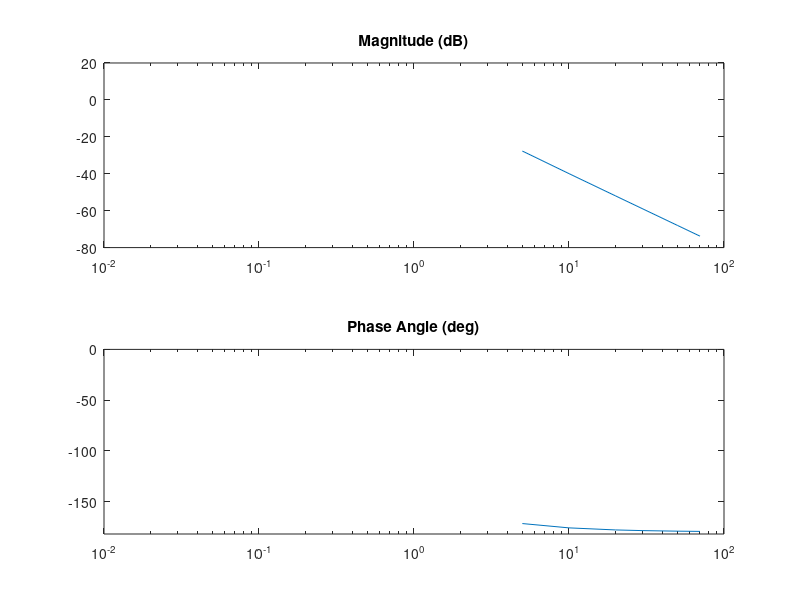
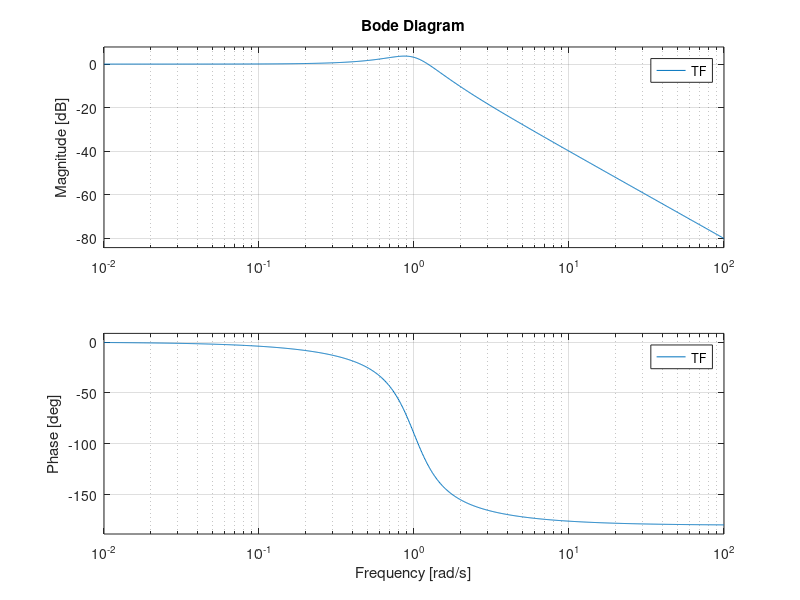
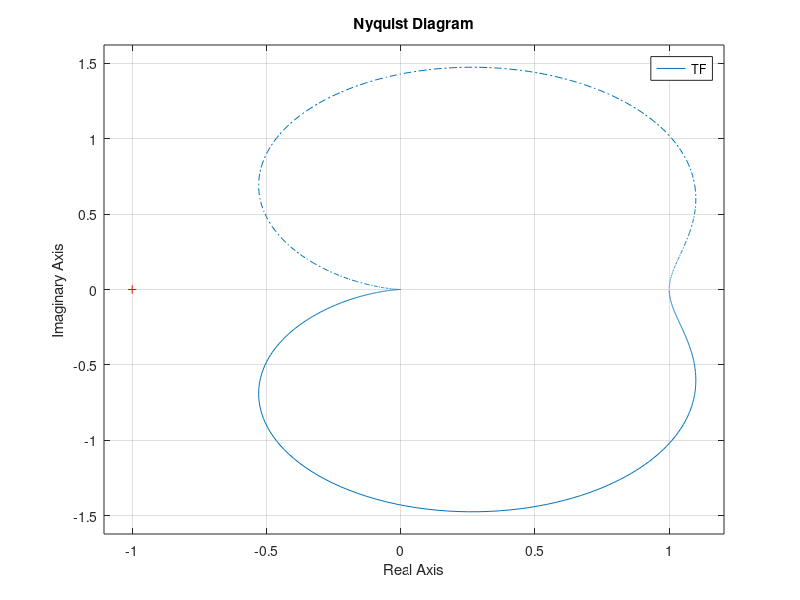

MATLAB code for these plots, in order:
clear; clc; 

%%% Part A: Calculate Frequency Response

W = [0 5 10 20 30 50 70 inf];

for i = 1:length(W)
   
    w = W(i);
    
m(i) = sqrt(1/((1-w^2).^2+(0.7*w).^2));

mdb(i) = 20*log10(m(i));

phi(i) = -(pi+atan(0.7*w/(1-w.^2)));

end

for i = 1:length(W)
    
    phideg(i) = rad2deg(phi(i));
    
end

mat2(:,1)= W';
mat2(:,2)= m';
mat2(:,3)= mdb';
mat2(:,4)= phideg';

tab = ('  w (rad/s)   m        mdB      phi (deg)');

disp(tab)
disp(mat2)


%% Part B: Plot the Results in Polar Form

figure(1)
subplot(2,1,1)
semilogx(W,mdb)
axis([1e-2 1e2 -80 20])
title('Magnitude (dB)')

subplot(2,1,2)
semilogx(W,phideg)
axis([1e-2 1e2 -182 0])
title('Phase Angle (deg)')

%% Part C: Verify with MATLAB

TF = tf([1],[1 0.7 1]);

figure(2)
bode(TF)

figure(3)
nyquist(TF)

